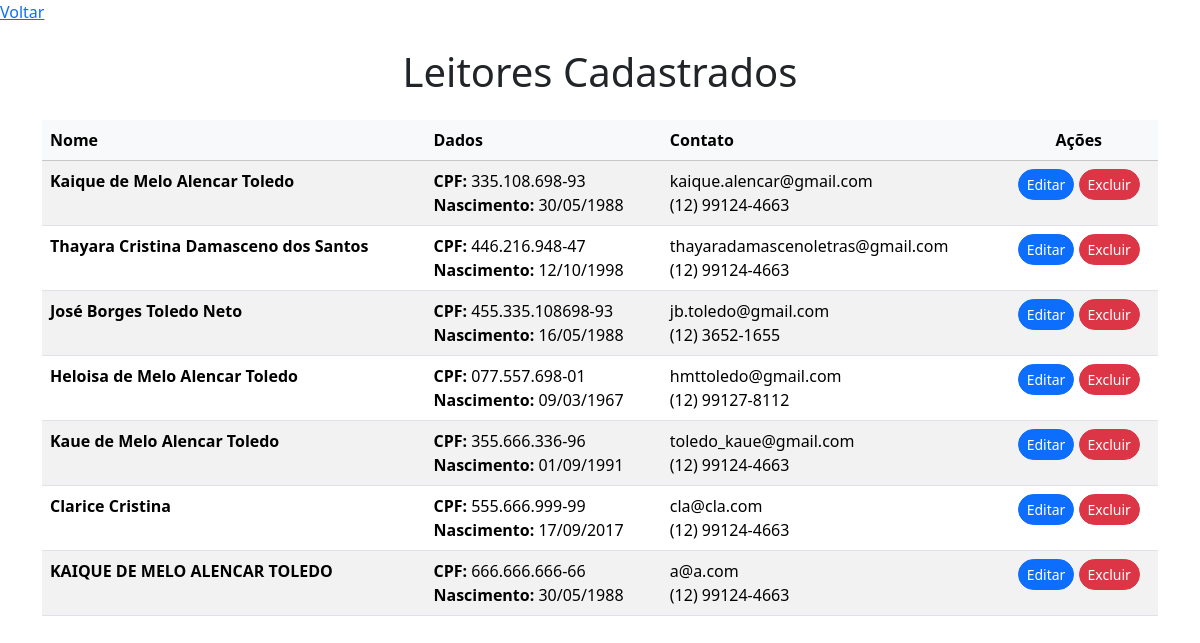
Before: /leitores with the older database file.
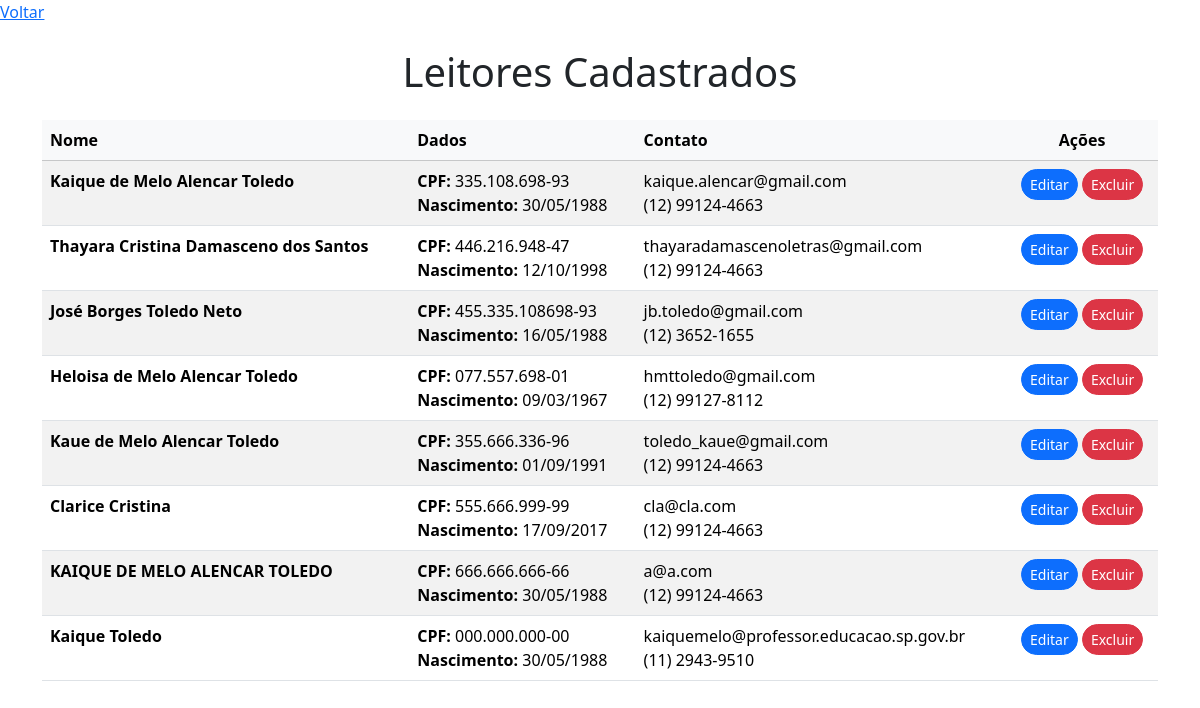
After: the same page with the newer database file.
### app/models/reader.py (models this page shows, shortened)
class Reader(db.Model):
    __tablename__ = "reader"
    id = db.Column(db.Integer, primary_key=True)
    nome = db.Column(db.String(255), nullable=False)
    cpf  = db.Column(db.String(14), unique=True, nullable=False, index=True)
    data_nascimento = db.Column(db.Date, nullable=False)
    email = db.Column(db.String(120), nullable=False)
    telefone = db.Column(db.String(15), nullable=False)
    cep = db.Column(db.String(10), nullable=False)
    logradouro = db.Column(db.String(255), nullable=False)
    bairro = db.Column(db.String(180), nullable=False)
    cidade = db.Column(db.String(180), nullable=False)
    uf = db.Column(db.String(2), nullable=False)
    numero_endereco = db.Column(db.String(15), nullable=False)
    numero_matricula = db.Column(db.Integer, unique=True, nullable=False, index=True)
    limite_emprestimo = db.Column(db.Integer, nullable=True, default=3)
    emprestimos_ativos = db.Column(db.Integer, default=0)
    observacao = db.Column(db.Text, nullable=True)
    data_cadastro = db.Column(db.DateTime, nullable=False, default=datetime.utcnow)
    data_atualizacao = db.Column(db.DateTime, default=datetime.utcnow, onupdate=datetime.utcnow)
    ultimo_emprestimo = db.Column(db.DateTime, nullable=True)
    responsavel = db.Column(db.String(255), nullable=True)
    telefone_responsavel = db.Column(db.String(15), nullable=True)
    obs_interna = db.Column(db.Text, nullable=True)
    status = db.Column(db.String(20), nullable=False, default="ativo")
    foto = db.Column(db.String(255), nullable=True)

### app/leitores/routes.py (the view)
@reader_bp.route("/leitores", methods=["GET"])
def listar_leitores():
    leitores = ReaderService.get_all()
    return render_template("leitor/lista_leitores.html", leitores=leitores)

### app/leitores/service.py (called while the page is built)
    @staticmethod
    def get_all():
        return Reader.query.all()

### app/templates/leitor/lista_leitores.html (shortened to what this page needs)
{% extends "base/_base.html" %}
{% set show_back_button = True %}
{% block css_page %}
<link href="https://cdn.jsdelivr.net/npm/bootstrap@5.3.3/dist/css/bootstrap.min.css" rel="stylesheet">
{% endblock %}
{% block content %}
<section class="container mt-4">
  <h1 class="mb-4" style="text-align: center;">Leitores Cadastrados</h1>
  <div class="table-responsive">
    <table class="table table-striped table-hover">
      <thead class="table-light">
        <tr>
          <th>Nome</th>
          <th>Dados</th>
          <th>Contato</th>
          <th class="text-center">Ações</th>
        </tr>
      </thead>
      <tbody>
        {% for leitor in leitores %}
        <tr>
          <td class="fw-semibold">
            {{ leitor.nome }}
          </td>
          <td>
            <div><strong>CPF:</strong> {{ leitor.cpf }}</div>
            <div><strong>Nascimento:</strong>
              {{ leitor.data_nascimento.strftime('%d/%m/%Y') }}
            </div>
          </td>
          <td>
            <div>{{ leitor.email }}</div>
            {% if leitor.telefone %}
            <div>{{ leitor.telefone }}</div>
            {% endif %}
          </td>
          <td class="text-center">
            <a href="{{ url_for('leitores.editar_leitor', id=leitor.id) }}"
               class="btn btn-sm btn-primary rounded-pill">
              Editar
            </a>
            <form action="{{ url_for('leitores.deletar_leitor', id=leitor.id) }}"
                  method="post"
                  class="d-inline">
              <button type="submit"
                      class="btn btn-sm btn-danger rounded-pill"
                      onclick="return confirm('Deseja realmente excluir este leitor?')">
                Excluir
              </button>
            </form>
          </td>
        </tr>
        {% endfor %}
      </tbody>
    </table>
  </div>
</section>
{% endblock %}

### app/templates/base/_base.html (shortened to what this page needs)
<!doctype html>
<html lang="pt-BR">
<head>
  {% block css_page %}{% endblock %}
  <link rel="stylesheet" href="{{ url_for('static', filename='css/flash.css') }}">
</head>
<body class="{% block body_class %}{% endblock %}">
  {% if show_back_button %}
    <a href="{{ url_for('main.index') }}" class="btn-voltar-canto">Voltar</a>
  {% endif %}
  {% block content %}{% endblock %}
</body>
</html>

Changed rows visible on the page:
added Reader: nome "Kaique Toledo", cpf "000.000.000-00", data_nascimento "30/05/1988", email "kaiquemelo@professor.educacao.sp.gov.br", telefone "(11) 2943-9510"
